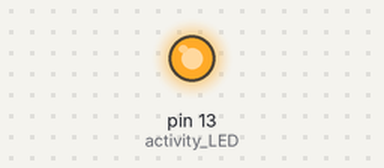
The sketch below on a simulated Arduino Uno, built with avr-gcc and run on an emulated ATmega328P. Shown: output pins drawn as LEDs (lit = HIGH). What the sketch prints to the serial monitor is not drawn.

Above: at 0.12 s.
At 2.87 s:
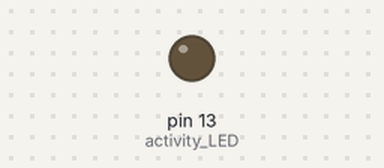
Timing chart, 0 to 3.2 s (numbered marks = the images above):
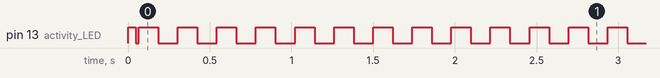

Measured:
- by itself, pin 13 (activity_LED): goes HIGH 0.05 s, LOW 0.02 s, 542 × (HIGH 0.12 s, LOW 0.12 s), HIGH 0.12 s, then LOW

The sketch:

panel_register_mega.ino
```cpp
// -*- c++ -*-
// Control 18 hex displays using 4 I2C wire buses

#include "i2c.h"

typedef struct {
    i2c_t bus;
    char* name;  // name of display type
    int addr;    // first address
    int n;       // number of displays found on bus
    uint8_t map; // bitmap of displays found
    uint32_t speed;
} bus_t;


// #define I2C_DEMO
#define SPEED 100000

i2c_t   ARl_bus;   // i2c bus for ARl displays
int     ARl_n;     // number of ARl displays found
uint8_t ARl_map;   // bit map of ARl displays found


#define ARl_scl   22
#define ARl_sda   23
#define ARl1_pwr  24
#define ARl2_pwr  25
#define ARl3_pwr  26
#define ARl4_pwr  27
#define ARl5_pwr  28
// avail 29
#define ARl_SPEED SPEED

i2c_t   ARh_bus;     // i2c bus for ARh displays
int     ARh_n;     // number of ARh displays found
uint8_t ARh_map;   // bit map of ARh displays found

#define ARh_scl   30
#define ARh_sda   31
#define ARh1_pwr  32
#define ARh2_pwr  33
#define ARh3_pwr  34
#define ARh4_pwr  35
#define ARh5_pwr  36
// avail 37
#define ARh_SPEED SPEED

i2c_t   AS_bus;
int     AS_n;
uint8_t AS_map;
int     OP_n;
uint8_t OP_map;

#define AS_scl   38
#define AS_sda   39
#define AS1_pwr  40
#define AS2_pwr  41
#define AS3_pwr  42
#define OP1_pwr  43
#define OP2_pwr  44
// avail 45
#define AS_SPEED SPEED

i2c_t   KR_bus;
int     KR_n;
uint8_t KR_map;

#define KR_scl   46
#define KR_sda   47
#define KR1_pwr  48
#define KR2_pwr  49
#define KR3_pwr  50
// avail 51,52,53

#define KR_SPEED SPEED

int ARl_pwr_pin[5] = { ARl1_pwr, ARl2_pwr, ARl3_pwr, ARl4_pwr, ARl5_pwr};
int ARh_pwr_pin[5] = { ARh1_pwr, ARh2_pwr, ARh3_pwr, ARh4_pwr, ARh5_pwr};
int AS_pwr_pin[5]  = { AS1_pwr, AS2_pwr, AS3_pwr, OP1_pwr, OP2_pwr};
int KR_pwr_pin[5]  = { KR1_pwr, KR2_pwr, KR3_pwr, 0, 0};

uint32_t ARl = 0x00000; // 20 bit value
uint32_t ARh = 0x00000; // 20 bit value
uint16_t AS  = 0x123;   // 12 bit value
uint8_t  OP  = 0x2A;    // 8 bit value
uint16_t KR  = 0x120;   // 12 bit value

/*
bus_t bus[] = {
	{ &ARl_bus, "ARl", 0, 5, &ARl_map, ARl_SPEED },
	{ &ARh_bus, "ARh", 0, 5, &ARh_map, ARh_SPEED },
	{ &AS_bus,  "AS",  0, 5, &AS_map,  AS_SPEED  },
	{ &KR_bus,  "KR",  0, 3, &KR_map,  KR_SPEED  },
	{ NULL, NULL, 0, 0, NULL, 0 }
};
*/


void setup_i2c(i2c_t* i2c, int scl, int sda, uint32_t speed)
{
    memset(i2c, 0, sizeof(i2c_t));
    i2c->sda_pin = sda;
    i2c->scl_pin = scl;
    i2c_init(i2c, speed);
}

void setup_pwr_pins(int pin[5])
{
    int i;
    for (i = 0; i < 5; i++) {
        if (pin[i] != 0) {
	    pinMode(pin[i], OUTPUT);
	    digitalWrite(pin[i], LOW);
	}
    }
}

int probe_displays(i2c_t* i2c, const char *regname, int addr, int num,
		   uint8_t* map)
{
    int found = 0;
    *map = 0;
    while (num > 0) {
	if (i2c_test(i2c, 0x20+addr)) {
	    Serial.print("Found display ");
	    Serial.print(regname);
	    Serial.print(" ");
	    Serial.println(addr);
	    *map |= (1 << addr);
	    found++;
	}
	addr++;
	num--;
    }
    return found;
}

int pcf8575_set_mask(i2c_t* i2c, int addr, uint16_t mask)
{
    int r;
    uint8_t buf[2];
    buf[0] = mask & 0xFF;
    buf[1] = mask >> 8;
    r = i2c_write(i2c, 0x20+addr, buf, 2);
    return r;
}

int pcf8575_get_mask(i2c_t* i2c, int addr, uint16_t* mask)
{
    uint8_t buf[2];
    int r = i2c_read(i2c, 0x20+addr, buf, 2);
    *mask = buf[0] | (buf[1] << 8);
    return r;
}

// write value of nbits to displays addr0-addr1 write value
// low nibble first
void write_reg(i2c_t* i2c, uint8_t n, uint8_t map,
	       uint32_t val, int nbits, int addr)
{
    if (n) {
	while(nbits > 0) {
	    if (map & (1 << addr)) {
		uint16_t mask = (1 << (val & 0xf));
		int r = pcf8575_set_mask(i2c, addr, ~mask);
		if (r == 2) {
		    Serial.print("Wrote ");
		    Serial.println(mask, HEX);
		}
	    }
	    val >>= 4;
	    nbits -= 4;
	    addr++;
	}
    }
}

void setup()
{
    Serial.begin(115200);

    pinMode(13, OUTPUT);    // activity LED
    digitalWrite(13, LOW);  // turn off LED
    setup_i2c(&ARh_bus, ARh_scl, ARh_sda, ARh_SPEED);
    setup_i2c(&ARl_bus, ARl_scl, ARl_sda, ARl_SPEED);
    setup_i2c(&AS_bus, AS_scl, AS_sda, AS_SPEED);
    setup_i2c(&KR_bus, KR_scl, KR_sda, KR_SPEED);

    setup_pwr_pins(ARl_pwr_pin);
    setup_pwr_pins(ARh_pwr_pin);
    setup_pwr_pins(AS_pwr_pin);
    setup_pwr_pins(KR_pwr_pin);
}

void init_displays()
{
    int addr;
    Serial.println("Probe start");

    ARl_n = probe_displays(&ARl_bus, "ARl", 0, 5, &ARl_map);
    ARh_n = probe_displays(&ARh_bus, "ARh", 0, 5, &ARh_map);
    AS_n  = probe_displays(&AS_bus,  "AS",  0, 3,  &AS_map);
    OP_n  = probe_displays(&AS_bus,  "OP",  3, 2,  &OP_map);
    KR_n  = probe_displays(&KR_bus,  "KR",  0, 3,  &KR_map);

    Serial.print("Probe done, found ");
    Serial.print(ARl_n+ARh_n+AS_n+OP_n+KR_n);
    Serial.println(" displays");

    if (ARl_n) {
	for (addr = 0; addr < 5; addr++) {
	    if (ARl_map & (1 << addr))
		pcf8575_set_mask(&ARl_bus, addr, 0xffff);
	}
    }
    if (ARh_n) {
	for (addr = 0; addr < 5; addr++) {
	    if (ARh_map & (1 << addr))
		pcf8575_set_mask(&ARh_bus, addr, 0xffff);
	}
    }
    if (AS_n) {
	for (addr = 0; addr < 3; addr++) {
	    if (AS_map & (1 << addr))
		pcf8575_set_mask(&AS_bus, addr, 0xffff);
	}
    }
    if (OP_n) {
	for (addr = 3; addr < 5; addr++) {
	    if (OP_map & (1 << addr))
		pcf8575_set_mask(&AS_bus, addr, 0xffff); // OP is same bus as AS
	}
    }
    if (KR_n) {
	for (addr = 0; addr < 3; addr++)
	    if (KR_map & (1 << addr))
		pcf8575_set_mask(&KR_bus, addr, 0xffff);
    }
}


void loop()
{
    static int once = 1;
    static int state = HIGH;
    if (once) {
	once = 0;
	digitalWrite(13, HIGH);  // turn off LED
	init_displays();
	state = LOW;
    }
    digitalWrite(13, state);
    write_reg(&ARl_bus, ARl_n, ARl_map, ARl, 20, 0);
    write_reg(&ARh_bus, ARh_n, ARh_map, ARh, 20, 0);
    write_reg(&AS_bus,  AS_n, AS_map, AS,  12, 0);
    write_reg(&AS_bus,  OP_n, OP_map, OP,   8, 3);
    write_reg(&KR_bus,  KR_n, KR_map, KR,  12, 0);
    // put your main code here, to run repeatedly:
    state = !state;
    digitalWrite(13, state);  // turn off LED

    // DEMO only
    ARl = (ARl+1) & 0xfffff;
    if ((ARl & 0x0001F) == 0) {
	// switch between two digit 1 and 2
	ARh = (ARh < 2) ? 2 : 1;
    }
    /*
    AS = (AS+1) & 0x7ff;
    OP ^= 0x15;
    KR = (AS & 0x400) ? AS : KR+1;
    */
    delay(100);
}
```

i2c.cpp
```cpp
// (licence header left out)
#include <Arduino.h>

#include "i2c.h"

// define to enable debug output on the SCL/SDA pin without loading the bus
#define I2C_DEBUG
#define INPUT_MODE INPUT_PULLUP
//
// Initialize the I2C BitBang library
// Pass the pin numbers used for SDA and SCL
// as well as the clock rate in Hz
//
void i2c_init(i2c_t* i2c, uint32_t speed)
{
    if (i2c == NULL)
	return;
    pinMode(i2c->sda_pin, OUTPUT);
    pinMode(i2c->scl_pin, OUTPUT);
    digitalWrite(i2c->sda_pin, LOW); // setting low = enabling as outputs
    digitalWrite(i2c->scl_pin, LOW);
#ifndef I2C_DEBUG
    pinMode(i2c->sda_pin, INPUT);    // let the lines float (tri-state)
    pinMode(i2c->scl_pin, INPUT);
#endif
    // For now, we only support 100, 400 or 800K clock rates
    // all other values default to 100K
    if (speed >= 1000000)
	i2c->delay = 0; // the code execution is enough delay
    else if (speed >= 800000)
	i2c->delay = 1;
    else if (speed >= 400000)
	i2c->delay = 2;
    else if (speed >= 100000)
	i2c->delay = 10;
    else
	i2c->delay = (uint16_t)(1000000 / speed);
}

inline void scl_high(uint8_t pin)
{
#ifdef I2C_DEBUG
    digitalWrite(pin, HIGH);
#else
    pinMode(pin, INPUT_MODE);
#endif
}

inline void scl_low(uint8_t pin)
{
#ifdef I2C_DEBUG
    digitalWrite(pin, LOW);
#else
    pinMode(pin, OUTPUT);
#endif
}

inline uint8_t sda_read(uint8_t pin, uint8_t* state)
{
    uint8_t r;
#ifdef I2C_DEBUG
    pinMode(pin, INPUT_MODE);
    r = digitalRead(pin);  // not really
    pinMode(pin, OUTPUT);
#else
    // assume the pin is already an input
    r = digitalRead(pin);
#endif
    return r;
}

inline void sda_high(uint8_t pin, uint8_t* state)
{
    if (*state == 0) {
#ifdef I2C_DEBUG
	digitalWrite(pin, HIGH);
#else
	pinMode(pin, INPUT_MODE);
#endif
	*state = 1;
    }
}

inline void sda_low(uint8_t pin, uint8_t* state)
{
    if (*state == 1) {
#ifdef I2C_DEBUG
	digitalWrite(pin, LOW);
#else
	pinMode(pin, OUTPUT);
#endif
	*state = 0; // eliminate glitches
    }
}

static inline int i2c_byte_out(i2c_t *i2c, uint8_t b)
{
    uint8_t i, ack;
    uint8_t sda_pin = i2c->sda_pin;
    uint8_t scl_pin = i2c->scl_pin; // in case of bad C compiler
    uint8_t sda_state = i2c->sda_state;
    uint32_t delay = i2c->delay;

    for (i=0; i<8; i++) {
	if (b & 0x80)
	    sda_high(sda_pin,&sda_state); // set data line to 1
	else
	    sda_low(sda_pin,&sda_state); // set data line to 0
	scl_high(scl_pin); // clock high (slave latches data)
	delayMicroseconds(delay);
	scl_low(scl_pin); // clock low
	b <<= 1;
	delayMicroseconds(delay);
    }
    // read ack bit
    sda_high(sda_pin, &sda_state); // set data line for reading
    scl_high(scl_pin); // clock line high
    delayMicroseconds(delay);
    ack = sda_read(sda_pin, &sda_state);
    scl_low(scl_pin); // clock low
    delayMicroseconds(delay);
    sda_low(sda_pin, &sda_state); // data low
    i2c->sda_state = sda_state;
    return (ack == 0) ? 1:0; // a low ACK bit means success
}

// send bit b 8 times to the I2C bus
static inline int i2c_byte_out_fast(i2c_t* i2c, uint8_t b)
{
    uint8_t i, ack;
    uint8_t sda_pin = i2c->sda_pin;
    uint8_t scl_pin = i2c->scl_pin; // in case of bad C compiler
    uint8_t sda_state = i2c->sda_state;
    uint32_t delay = i2c->delay;

    if (b & 0x80)
	sda_high(sda_pin,&sda_state); // set data line to 1
    else
	sda_low(sda_pin,&sda_state); // set data line to 0
    for (i=0; i<8; i++) {
	scl_high(scl_pin); // clock high (slave latches data)
	delayMicroseconds(delay);
	scl_low(scl_pin); // clock low
	delayMicroseconds(delay);
    }
    // read ack bit
    sda_high(sda_pin,&sda_state); // set data line for reading
    scl_high(scl_pin); // clock line high
    delayMicroseconds(delay);
    ack = sda_read(sda_pin,&sda_state);
    scl_low(scl_pin); // clock low
    delayMicroseconds(delay); // DEBUG - delay/2
    sda_low(sda_pin,&sda_state); // data low
    i2c->sda_state = sda_state;
    return (ack == 0) ? 1:0; // a low ACK bit means success
}

//
// Receive a byte and read the ack bit
// if we get a NACK (negative acknowledge) return 0
// otherwise return 1 for success
//
static inline uint8_t i2c_byte_in(i2c_t* i2c, uint8_t last)
{
    uint8_t i;
    uint8_t sda_pin = i2c->sda_pin;
    uint8_t scl_pin = i2c->scl_pin; // in case of bad C compiler
    uint8_t sda_state = i2c->sda_state;
    uint32_t delay = i2c->delay;
    uint8_t b = 0;

    sda_high(sda_pin,&sda_state); // set data line as input
    for (i=0; i<8; i++) {
	delayMicroseconds(delay); // wait for data to settle
	scl_high(scl_pin); // clock high (slave latches data)
	b <<= 1;
	if (sda_read(sda_pin,&sda_state) != 0) // read the data bit
	    b |= 1; // set data bit
	scl_low(scl_pin); // cloc low
    } // for i
    if (last)
        sda_high(sda_pin,&sda_state); // last byte sends a NACK
    else
        sda_low(sda_pin,&sda_state);
    scl_high(scl_pin); // clock high
    delayMicroseconds(delay);
    scl_low(scl_pin); // clock low to send ack
    delayMicroseconds(delay);
    sda_low(sda_pin,&sda_state); // data low
    i2c->sda_state = sda_state;
    return b;
}

inline int i2c_begin(i2c_t *i2c, uint8_t addr, uint8_t rd)
{
    sda_low(i2c->sda_pin,&i2c->sda_state); // data line low first
    delayMicroseconds(i2c->delay);
    scl_low(i2c->scl_pin); // then clock line low is a START signal
    addr <<= 1;
    if (rd)
	addr++; // set read bit
    // send the slave address and R/W bit
    return i2c_byte_out(i2c, addr);
}

//
// Send I2C STOP condition
//
inline void i2c_end(i2c_t* i2c)
{
    uint8_t sda_pin = i2c->sda_pin;
    uint8_t scl_pin = i2c->scl_pin; // in case of bad C compiler
    uint8_t sda_state = i2c->sda_state;
    uint32_t delay = i2c->delay;

    sda_low(sda_pin, &sda_state); // data line low
    delayMicroseconds(delay);
    scl_high(scl_pin); // clock high
    delayMicroseconds(delay);
    sda_high(sda_pin, &sda_state); // data high
    delayMicroseconds(delay);
    i2c->sda_state = sda_state;
}

inline int i2c_write_byte(i2c_t* i2c, uint8_t val)
{
    if (val == 0xff || val == 0)
	return i2c_byte_out_fast(i2c, val);
    else
	return i2c_byte_out(i2c, val);
}


static inline int i2c_write(i2c_t* i2c, uint8_t* data, int len)
{
    int rc = 1;
    int old_len = len;

    while (len && (rc == 1)) {
	uint8_t b = *data++;
	rc = i2c_write_byte(i2c, b);
	if (rc == 1) // success
	    len--;
    }
    return (rc == 1) ? (old_len - len) : 0; // 0 indicates bad ack from sending a byte
}

static inline void i2c_read(i2c_t* i2c, uint8_t* data, int len)
{
    while (len--)
	*data++ = i2c_byte_in(i2c, (len == 0));
}


//
// Test a specific I2C address to see if a device responds
// returns 0 for no response, 1 for a response
//
uint8_t i2c_test(i2c_t *i2c, uint8_t addr)
{
    uint8_t response = 0;

    if (i2c_begin(i2c, addr, 0)) // try to write to the given address
	response = 1;
    i2c_end(i2c);
    return response;
}

//
// Scans for I2C devices on the bus
// returns a bitmap of devices which are present (128 bits = 16 bytes, LSB first)
// A set bit indicates that a device responded at that address
//
void i2c_scan(i2c_t *i2c, uint8_t *map)
{
    int i;
    for (i=0; i<16; i++) // clear the bitmap
	map[i] = 0;
    for (i=1; i<128; i++) { // try every address
	if (i2c_test(i2c, i)) {
	    map[i >> 3] |= (1 << (i & 7));
	}
    }
}

//
// Write I2C data
// quits if a NACK is received and returns 0
// otherwise returns the number of bytes written
//
int i2c_write(i2c_t *i2c, uint8_t addr, uint8_t* data, int len)
{
    int rc = 0;

    rc = i2c_begin(i2c, addr, 0);
    if (rc == 1) // slave sent ACK for its address
	rc = i2c_write(i2c, data, len);
    i2c_end(i2c);
    return rc; // returns the number of bytes sent or 0 for error
}

//
// Read N bytes starting at a specific I2C internal register
// returns 1 for success, 0 for error
//
int i2c_read_register(i2c_t* i2c, uint8_t addr, uint8_t reg, uint8_t* data, int len)
{
    int rc;
    rc = i2c_begin(i2c, addr, 0); // start a write operation
    if (rc == 1) { // slave sent ACK for its address
	rc = i2c_write(i2c, &reg, 1); // write the register we want to read from
	if (rc == 1) {
	    i2c_end(i2c);
	    rc = i2c_begin(i2c, addr, 1); // start a read operation
	    if (rc == 1)
		i2c_read(i2c, data, len);
	}
    }
    i2c_end(i2c);
    return rc; // returns 1 for success, 0 for error
}
//
// Read N bytes
//
int i2c_read(i2c_t* i2c, uint8_t addr, uint8_t* data, int len)
{
    int rc;
    rc = i2c_begin(i2c, addr, 1);
    if (rc == 1) // slave sent ACK for its address
	i2c_read(i2c, data, len);
    i2c_end(i2c);
    return rc; // returns 1 for success, 0 for error
}
```

i2c.h
```cpp
// (licence header left out)
#ifndef __I2C__
#define __I2C__

// On Linux, use it as C code, not C++
#if !defined(ARDUINO) && defined(__cplusplus)
extern "C" {
#endif

typedef struct
{
    uint8_t sda_pin;
    uint8_t sda_state;
    uint8_t scl_pin;
    // uint8_t pad;
    uint32_t delay;
} i2c_t;

//
// Initialize the I2C BitBang library
// Pass the pin numbers used for SDA and SCL
// as well as the clock rate in Hz
//
void i2c_init(i2c_t* i2c, uint32_t speed);
int i2c_begin(i2c_t* i2c, uint8_t addr, uint8_t read);
void i2c_end(i2c_t* i2c);

int i2c_write_byte(i2c_t* i2c, uint8_t val);
//
// Read N bytes
//
int i2c_read(i2c_t* i2c, uint8_t addr, uint8_t* data, int len);
//
// Read N bytes starting at a specific I2C internal register
//
int i2c_read_register(i2c_t* i2c, uint8_t addr, uint8_t reg, uint8_t* data, int len);
//
// Write I2C data
// quits if a NACK is received and returns 0
// otherwise returns the number of bytes written
//
int i2c_write(i2c_t* i2c, uint8_t addr, uint8_t* data, int len);
//
// Scans for I2C devices on the bus
// returns a bitmap of devices which are present (128 bits = 16 bytes, LSB first)
//
// Test if an address responds
// returns 0 if no response, 1 if it responds
//
uint8_t i2c_test(i2c_t* i2c, uint8_t addr);

// A set bit indicates that a device responded at that address
//
void i2c_scan(i2c_t* i2c, uint8_t* map);

#if !defined(ARDUINO) && defined(__cplusplus)
}
#endif

#endif //__BITBANG_I2C__
```
